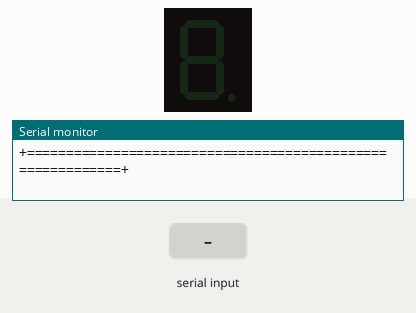
This sketch was run on a simulated Arduino Uno, built with avr-gcc and run on an emulated ATmega328P. On the bench: 1-digit seven-segment display, the last lines printed to the serial monitor. Wiring (inferred from the names in the program): 1-digit 7-segment display, segments lit when HIGH: segments pin 8, pin 9, pin 12, pin 11, pin 10, pin 7, pin 6, pin 13. The inputs (shaded band) are chosen by the test bench. The segment pins are drawn as the display they are named for.

Above: at 1.2 s.
1.3 s: "1" received over Serial
At 2.5 s:
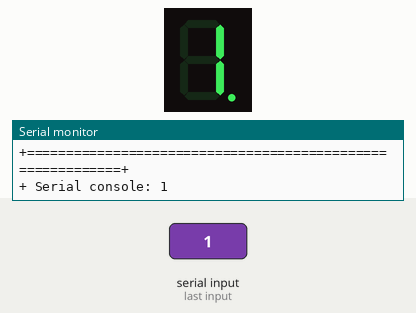
2.8 s: "0" received over Serial
At 3.6 s:
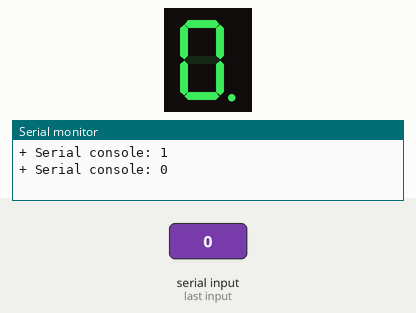
4.3 s: "2" received over Serial
At 4.7 s:
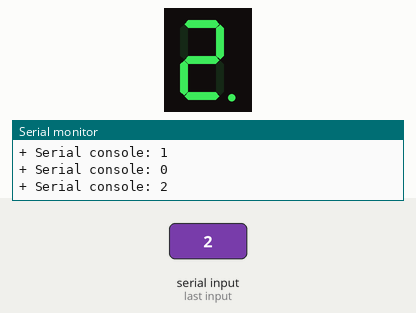
Timing chart, 0 to 7.3 s (numbered marks = the images above; inputs shaded):
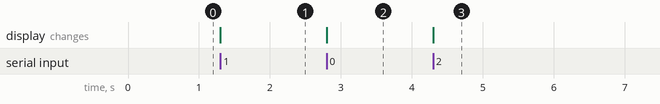

Measured:
- after the input at 1.3 s, the display: changes at once (image 1)
- after the input at 2.8 s, the display: changes at once (image 2)
- after the input at 4.3 s, the display: changes at once (image 3)

The sketch:

led7seg.ino
```cpp
/*
Pins of the 7 segment led:
A   - 8
B   - 9
C   - 12
D   - 11
E   - 10
F   - 7
G   - 6
DOT - 13

Scheme:
   |  A  |
   |F| |B|
   |  G  |
   |E| |C|
   |  D  |DOT

*/


char choice;
int G = 6, F =7, A = 8, B = 9, E = 10, D = 11, C = 12, DOT = 13, pot;

void setup() {
  pinMode(G,OUTPUT);
  pinMode(F,OUTPUT);
  pinMode(A,OUTPUT);
  pinMode(B,OUTPUT);
  pinMode(E,OUTPUT);
  pinMode(D,OUTPUT);
  pinMode(C,OUTPUT);
  pinMode(DOT,OUTPUT);
  Serial.begin(9600);
  Serial.println("\n+=========================INIT==============================+");
  Serial.println("+===========================================================+");
}

void loop() {
  if (Serial.available() > 0){
    choice = Serial.read();
    Serial.print("+ Serial console: ");
    Serial.println(choice);
    Select(choice);
    delay(300);
  }
}

void Select(char numero){
  switch(numero){
    case('0'):{
      digitalWrite(G,LOW);
      digitalWrite(F,HIGH);
      digitalWrite(A,HIGH);
      digitalWrite(B,HIGH);
      digitalWrite(E,HIGH);
      digitalWrite(D,HIGH);
      digitalWrite(C,HIGH);
      digitalWrite(DOT,HIGH);

      break;
    }
    case('1'):{
      digitalWrite(G,LOW);
      digitalWrite(F,LOW);
      digitalWrite(A,LOW);
      digitalWrite(B,HIGH);
      digitalWrite(E,LOW);
      digitalWrite(D,LOW);
      digitalWrite(C,HIGH);
      digitalWrite(DOT,HIGH);

      break;
    }
    case('2'):{
      digitalWrite(G,HIGH);
      digitalWrite(F,LOW);
      digitalWrite(A,HIGH);
      digitalWrite(B,HIGH);
      digitalWrite(E,HIGH);
      digitalWrite(D,HIGH);
      digitalWrite(C,LOW);
      digitalWrite(DOT,HIGH);

      break;
    }
    case('3'):{
      digitalWrite(G,HIGH);
      digitalWrite(F,LOW);
      digitalWrite(A,HIGH);
      digitalWrite(B,HIGH);
      digitalWrite(E,LOW);
      digitalWrite(D,HIGH);
      digitalWrite(C,HIGH);
      digitalWrite(DOT,HIGH);

      break;
    }
    case('4'):{
      digitalWrite(G,HIGH);
      digitalWrite(F,HIGH);
      digitalWrite(A,LOW);
      digitalWrite(B,HIGH);
      digitalWrite(E,LOW);
      digitalWrite(D,LOW);
      digitalWrite(C,HIGH);
      digitalWrite(DOT,HIGH);

      break;
    }
    case('5'):{
      digitalWrite(G,HIGH);
      digitalWrite(F,HIGH);
      digitalWrite(A,HIGH);
      digitalWrite(B,LOW);
      digitalWrite(E,LOW);
      digitalWrite(D,HIGH);
      digitalWrite(C,HIGH);
      digitalWrite(DOT,HIGH);

      break;
    }
    case('6'):{
      digitalWrite(G,HIGH);
      digitalWrite(F,HIGH);
      digitalWrite(A,HIGH);
      digitalWrite(B,LOW);
      digitalWrite(E,HIGH);
      digitalWrite(D,HIGH);
      digitalWrite(C,HIGH);
      digitalWrite(DOT,HIGH);

      break;
    }
    case('7'):{
      digitalWrite(G,LOW);
      digitalWrite(F,HIGH);
      digitalWrite(A,HIGH);
      digitalWrite(B,HIGH);
      digitalWrite(E,LOW);
      digitalWrite(D,LOW);
      digitalWrite(C,HIGH);
      digitalWrite(DOT,HIGH);

      break;
    }
    case('8'):{
      digitalWrite(G,HIGH);
      digitalWrite(F,HIGH);
      digitalWrite(A,HIGH);
      digitalWrite(B,HIGH);
      digitalWrite(E,HIGH);
      digitalWrite(D,HIGH);
      digitalWrite(C,HIGH);
      digitalWrite(DOT,HIGH);

      break;
    }
    case('9'):{
      digitalWrite(G,HIGH);
      digitalWrite(F,HIGH);
      digitalWrite(A,HIGH);
      digitalWrite(B,HIGH);
      digitalWrite(E,LOW);
      digitalWrite(D,LOW);
      digitalWrite(C,HIGH);
      digitalWrite(DOT,HIGH);

      break;
    }

    default:
      digitalWrite(G,HIGH);
      digitalWrite(F,HIGH);
      digitalWrite(A,HIGH);
      digitalWrite(B,LOW);
      digitalWrite(E,HIGH);
      digitalWrite(D,HIGH);
      digitalWrite(C,LOW);
      digitalWrite(DOT,LOW);
      Serial.println("+(X) Serial console error:\n\tPlease, select a number between 0-9");
      break;
  }
}
```
